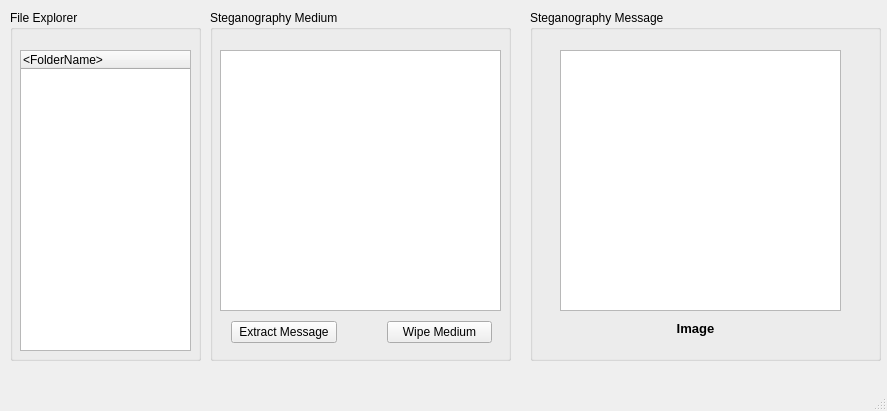
<?xml version="1.0" encoding="UTF-8"?>
<ui version="4.0">
 <class>MainWindow</class>
 <widget class="QMainWindow" name="MainWindow">
  <property name="geometry">
   <rect>
    <x>0</x>
    <y>0</y>
    <width>887</width>
    <height>411</height>
   </rect>
  </property>
  <property name="windowTitle">
   <string>MainWindow</string>
  </property>
  <widget class="QWidget" name="centralwidget">
   <widget class="QGroupBox" name="grpMedium">
    <property name="geometry">
     <rect>
      <x>210</x>
      <y>10</y>
      <width>301</width>
      <height>351</height>
     </rect>
    </property>
    <property name="title">
     <string>Steganography Medium</string>
    </property>
    <widget class="QGraphicsView" name="viewMedium">
     <property name="geometry">
      <rect>
       <x>10</x>
       <y>40</y>
       <width>281</width>
       <height>261</height>
      </rect>
     </property>
    </widget>
    <widget class="QWidget" name="layoutWidget">
     <property name="geometry">
      <rect>
       <x>21</x>
       <y>310</y>
       <width>261</width>
       <height>25</height>
      </rect>
     </property>
     <layout class="QHBoxLayout" name="horizontalLayout">
      <property name="spacing">
       <number>50</number>
      </property>
      <item>
       <widget class="QPushButton" name="btnExtract">
        <property name="text">
         <string>Extract Message</string>
        </property>
       </widget>
      </item>
      <item>
       <widget class="QPushButton" name="btnWipeMedium">
        <property name="text">
         <string>Wipe Medium</string>
        </property>
       </widget>
      </item>
     </layout>
    </widget>
   </widget>
   <widget class="QGroupBox" name="grpFiles">
    <property name="geometry">
     <rect>
      <x>10</x>
      <y>10</y>
      <width>191</width>
      <height>351</height>
     </rect>
    </property>
    <property name="title">
     <string>File Explorer</string>
    </property>
    <widget class="QTreeWidget" name="fileTreeWidget">
     <property name="geometry">
      <rect>
       <x>10</x>
       <y>40</y>
       <width>171</width>
       <height>301</height>
      </rect>
     </property>
     <column>
      <property name="text">
       <string>&lt;FolderName&gt;</string>
      </property>
     </column>
    </widget>
   </widget>
   <widget class="QGroupBox" name="grpMessage">
    <property name="geometry">
     <rect>
      <x>530</x>
      <y>10</y>
      <width>351</width>
      <height>351</height>
     </rect>
    </property>
    <property name="title">
     <string>Steganography Message</string>
    </property>
    <widget class="QStackedWidget" name="stackMessage">
     <property name="geometry">
      <rect>
       <x>20</x>
       <y>20</y>
       <width>321</width>
       <height>311</height>
      </rect>
     </property>
     <property name="autoFillBackground">
      <bool>false</bool>
     </property>
     <property name="frameShape">
      <enum>QFrame::NoFrame</enum>
     </property>
     <property name="currentIndex">
      <number>0</number>
     </property>
     <widget class="QWidget" name="pgImage">
      <widget class="QGraphicsView" name="viewMessage">
       <property name="geometry">
        <rect>
         <x>10</x>
         <y>20</y>
         <width>281</width>
         <height>261</height>
        </rect>
       </property>
      </widget>
      <widget class="QLabel" name="lblImageMessage">
       <property name="geometry">
        <rect>
         <x>120</x>
         <y>290</y>
         <width>51</width>
         <height>16</height>
        </rect>
       </property>
       <property name="font">
        <font>
         <pointsize>10</pointsize>
         <weight>75</weight>
         <bold>true</bold>
        </font>
       </property>
       <property name="text">
        <string>Image</string>
       </property>
       <property name="alignment">
        <set>Qt::AlignCenter</set>
       </property>
      </widget>
     </widget>
     <widget class="QWidget" name="pgText">
      <widget class="QPlainTextEdit" name="txtMessage">
       <property name="geometry">
        <rect>
         <x>10</x>
         <y>20</y>
         <width>281</width>
         <height>261</height>
        </rect>
       </property>
      </widget>
      <widget class="QLabel" name="lblTextMessage">
       <property name="geometry">
        <rect>
         <x>120</x>
         <y>290</y>
         <width>51</width>
         <height>16</height>
        </rect>
       </property>
       <property name="font">
        <font>
         <pointsize>10</pointsize>
         <weight>75</weight>
         <bold>true</bold>
        </font>
       </property>
       <property name="text">
        <string>Text</string>
       </property>
       <property name="alignment">
        <set>Qt::AlignCenter</set>
       </property>
      </widget>
     </widget>
    </widget>
   </widget>
  </widget>
  <widget class="QMenuBar" name="menubar">
   <property name="geometry">
    <rect>
     <x>0</x>
     <y>0</y>
     <width>887</width>
     <height>21</height>
    </rect>
   </property>
  </widget>
  <widget class="QStatusBar" name="statusbar"/>
 </widget>
 <resources/>
 <connections/>
</ui>
